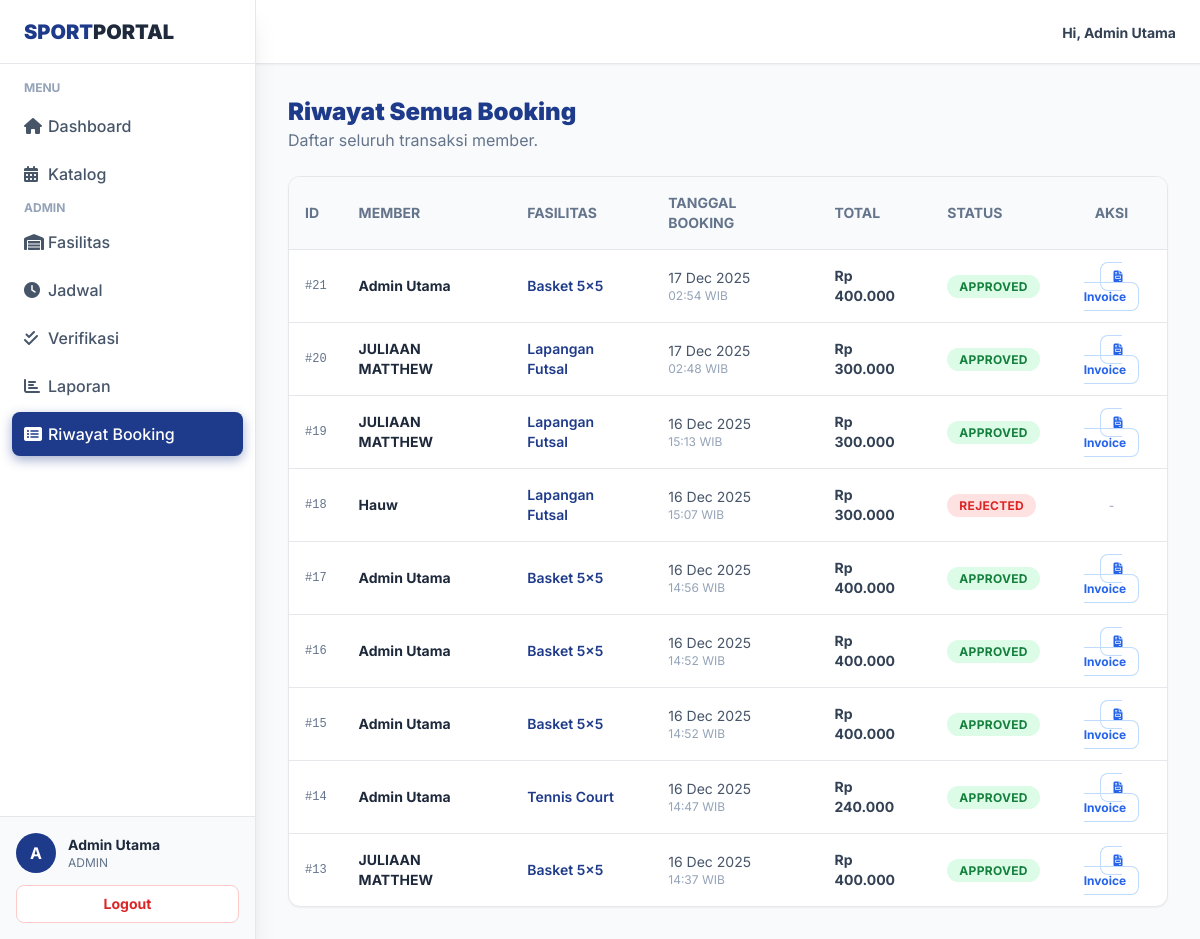
/index.php?p=admin_history (signed in), run on the app's committed database.
### tables this page shows
CREATE TABLE `bookings` (
  `booking_id` int(11) NOT NULL,
  `user_id` int(11) DEFAULT NULL,
  `facility_id` int(11) DEFAULT NULL,
  `booking_date` timestamp NOT NULL DEFAULT current_timestamp(),
  `total_price` decimal(10,2) DEFAULT NULL,
  `status` enum('pending','paid','approved','rejected','cancelled') DEFAULT 'pending',
  `proof_of_payment` varchar(255) DEFAULT NULL,
  `payment_date` timestamp NULL DEFAULT NULL,
  `updated_at` timestamp NOT NULL DEFAULT current_timestamp() ON UPDATE current_timestamp()
);

CREATE TABLE `users` (
  `user_id` int(11) NOT NULL,
  `name` varchar(100) DEFAULT NULL,
  `email` varchar(100) DEFAULT NULL,
  `password` varchar(255) DEFAULT NULL,
  `role` enum('admin','user') DEFAULT 'user',
  `created_at` timestamp NOT NULL DEFAULT current_timestamp()
);

CREATE TABLE `facilities` (
  `facility_id` int(11) NOT NULL,
  `name` varchar(150) DEFAULT NULL,
  `description` text DEFAULT NULL,
  `price_per_hour` decimal(10,2) DEFAULT NULL,
  `image_path` varchar(255) DEFAULT NULL,
  `is_active` tinyint(1) DEFAULT 1
);

### config/database.php (called while the page is built, shortened)
<?php
function format_rupiah($angka){ return "Rp " . number_format($angka,0,',','.'); }
?>

### views/admin_history.php (the view, shortened to what this page needs)
<div class="max-w-6xl mx-auto fade-in">
    <div class="flex justify-between items-center mb-6">
        <div>
            <h1 class="text-2xl font-black text-blue-900">Riwayat Semua Booking</h1>
            <p class="text-slate-500">Daftar seluruh transaksi member.</p>
        </div>
    </div>
    <div class="bg-white rounded-xl shadow-sm border overflow-hidden">
        <div class="overflow-x-auto">
            <table class="w-full text-left text-sm">
                <thead class="bg-slate-50 text-slate-500 font-bold uppercase border-b">
                    <tr>
                        <th class="p-4">ID</th>
                        <th class="p-4">Member</th>
                        <th class="p-4">Fasilitas</th>
                        <th class="p-4">Tanggal Booking</th>
                        <th class="p-4">Total</th>
                        <th class="p-4">Status</th>
                        <th class="p-4 text-center">Aksi</th>
                    </tr>
                </thead>
                <tbody class="divide-y">
                    <?php if (empty($histories)): ?>
                        <tr>
                            <td colspan="7" class="p-8 text-center text-slate-400">Belum ada data booking masuk.</td>
                        </tr>
                    <?php else: ?>
                        <?php foreach ($histories as $h): ?>
                            <tr class="hover:bg-slate-50 transition">
                                <td class="p-4 font-mono text-xs text-slate-500">#<?= $h['booking_id'] ?></td>
                                <td class="p-4 font-bold"><?= htmlspecialchars($h['uname']) ?></td>
                                <td class="p-4 text-blue-900 font-semibold"><?= htmlspecialchars($h['fname']) ?></td>
                                <td class="p-4 text-slate-600">
                                    <?= date('d M Y', strtotime($h['booking_date'])) ?>
                                    <div class="text-xs text-slate-400">
                                        <?= date('H:i', strtotime($h['booking_date'])) ?> WIB
                                    </div>
                                </td>
                                <td class="p-4 font-bold text-slate-700"><?= format_rupiah($h['total_price']) ?></td>
                                <td class="p-4">
                                    <?php
                                    $bg = 'bg-gray-100 text-gray-600';
                                    if ($h['status'] == 'approved') $bg = 'bg-green-100 text-green-700';
                                    if ($h['status'] == 'rejected' || $h['status'] == 'cancelled') $bg = 'bg-red-100 text-red-600';
                                    ?>
                                    <span class="<?= $bg ?> px-3 py-1 rounded-full text-xs font-bold uppercase tracking-wide">
                                        <?= $h['status'] ?>
                                    </span>
                                </td>
                                <td class="p-4 text-center">
                                    <?php if ($h['status'] == 'approved'): ?>
                                        <a href="?p=invoice&id=<?= $h['booking_id'] ?>" class="text-blue-600 hover:text-blue-800 font-bold text-xs border border-blue-200 px-3 py-1.5 rounded-lg hover:bg-blue-50 transition">
                                            <i class="fas fa-file-invoice"></i> Invoice
                                        </a>
                                    <?php else: ?>
                                        <span class="text-xs text-slate-400">-</span>
                                    <?php endif; ?>
                                </td>
                            </tr>
                        <?php endforeach; ?>
                    <?php endif; ?>
                </tbody>
            </table>
        </div>
    </div>
</div>

### views/layout/header.php (style rules this page uses)
body { font-family: 'Inter', sans-serif; background-color: #f8fafc; }

### data on the page
bookings: booking_id "21", user.name "Admin Utama", facility.name "Basket 5x5", booking_date "17 Dec 2025", booking_date "02:54", total_price "Rp 400.000", status "APPROVED"
bookings: booking_id "20", user.name "JULIAAN MATTHEW", facility.name "Lapangan Futsal", booking_date "17 Dec 2025", booking_date "02:48", total_price "Rp 300.000", status "APPROVED"
bookings: booking_id "19", user.name "JULIAAN MATTHEW", facility.name "Lapangan Futsal", booking_date "16 Dec 2025", booking_date "15:13", total_price "Rp 300.000", status "APPROVED"
bookings: booking_id "18", user.name "Hauw", facility.name "Lapangan Futsal", booking_date "16 Dec 2025", booking_date "15:07", total_price "Rp 300.000", status "REJECTED"
bookings: booking_id "17", user.name "Admin Utama", facility.name "Basket 5x5", booking_date "16 Dec 2025", booking_date "14:56", total_price "Rp 400.000", status "APPROVED"
bookings: booking_id "16", user.name "Admin Utama", facility.name "Basket 5x5", booking_date "16 Dec 2025", booking_date "14:52", total_price "Rp 400.000", status "APPROVED"
bookings: booking_id "15", user.name "Admin Utama", facility.name "Basket 5x5", booking_date "16 Dec 2025", booking_date "14:52", total_price "Rp 400.000", status "APPROVED"
bookings: booking_id "14", user.name "Admin Utama", facility.name "Tennis Court", booking_date "16 Dec 2025", booking_date "14:47", total_price "Rp 240.000", status "APPROVED"
bookings: booking_id "13", user.name "JULIAAN MATTHEW", facility.name "Basket 5x5", booking_date "16 Dec 2025", booking_date "14:37", total_price "Rp 400.000", status "APPROVED"

### other printed values
substr($_SESSION['name'], 0, 1) "A"
$_SESSION['name'] "Admin Utama"
$_SESSION['role'] "ADMIN"
